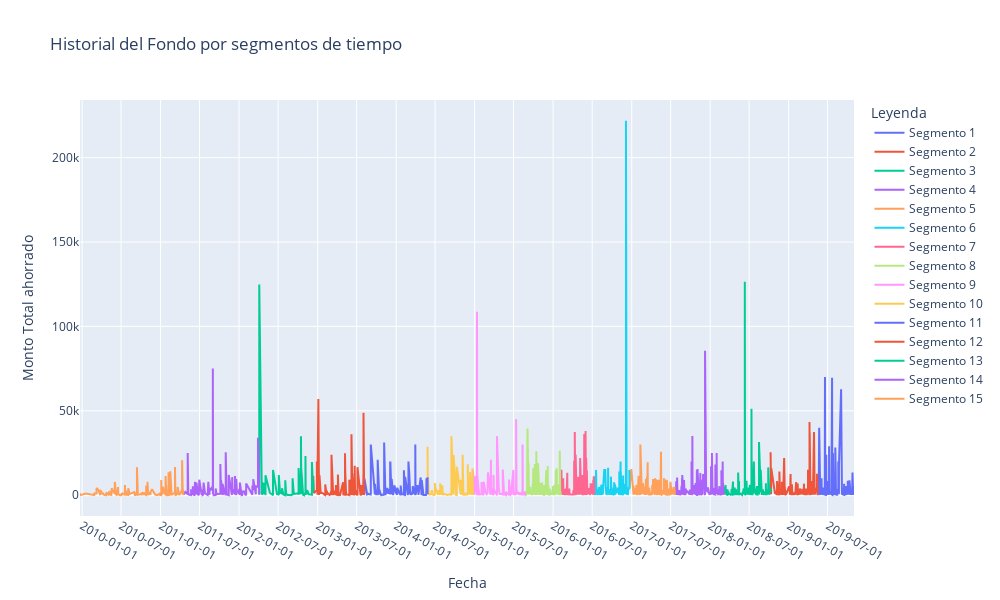

The code cell stored with this chart in its notebook:
### Code cell
# Número de divisiones que quieres
n = 15  # Puedes ajustar este valor

# Definir el tamaño de cada segmento
segment_size = len(df) // n

# Crear una lista para almacenar los subconjuntos en orden descendente
subsets = []

# Crear los subconjuntos en orden descendente y almacenarlos en la lista
for i in range(n):
    start_idx = i * segment_size
    if i < n - 1:
        end_idx = (i + 1) * segment_size
    else:
        end_idx = len(df)  # Asegura que el último segmento llegue hasta el final
    
    # Crear subconjunto y añadirlo al principio de la lista (para orden descendente)
    subset = df.iloc[start_idx:end_idx]
    subsets.insert(0, subset)  # Usamos insert(0, ...) para que el subconjunto más reciente esté al inicio

# Crear la figura
fig = go.Figure()

# Añadir trazos para cada subconjunto, con numeración descendente
for i, subset in enumerate(subsets):
    # Añadir la línea del subconjunto correspondiente, con numeración descendente
    fig.add_trace(go.Scatter(x=subset['Payment Date'], 
                             y=subset[' Amount'], 
                             mode='lines', 
                             name=f'Segmento {i+1}'))  # La numeración ahora es ascendente en el orden visual

# Configurar el formato del eje x para las fechas
fig.update_xaxes(
    tickformat='%Y-%m-%d',
    tickmode='auto',
    nticks=20  # ajusta según la cantidad de etiquetas de fecha que quieras mostrar
)

# Añadir títulos y etiquetas
fig.update_layout(
    title='Historial del Fondo por segmentos de tiempo',
    xaxis_title='Fecha',
    yaxis_title='Monto Total ahorrado',
    legend_title='Leyenda',
    width=1000,
    height=600
)

# Mostrar el gráfico
fig.show()

### Figure 1 — Plotly figure (JSON) as saved in the notebook; plotly's stock layout.template omitted (floating-point values rounded to 4 significant figures; data arrays with more than 128 entries replaced by an {"elided": "..."} marker saying what was removed)
{"data": [{"mode": "lines", "name": "Segmento 1", "type": "scatter", "x": {"elided": "245 str values"}, "y": {"elided": "245 float values"}}, {"mode": "lines", "name": "Segmento 2", "type": "scatter", "x": {"elided": "240 str values"}, "y": {"elided": "240 float values"}}, {"mode": "lines", "name": "Segmento 3", "type": "scatter", "x": {"elided": "240 str values"}, "y": {"elided": "240 float values"}}, {"mode": "lines", "name": "Segmento 4", "type": "scatter", "x": {"elided": "240 str values"}, "y": {"elided": "240 float values"}}, {"mode": "lines", "name": "Segmento 5", "type": "scatter", "x": {"elided": "240 str values"}, "y": {"elided": "240 float values"}}, {"mode": "lines", "name": "Segmento 6", "type": "scatter", "x": {"elided": "240 str values"}, "y": {"elided": "240 float values"}}, {"mode": "lines", "name": "Segmento 7", "type": "scatter", "x": {"elided": "240 str values"}, "y": {"elided": "240 float values"}}, {"mode": "lines", "name": "Segmento 8", "type": "scatter", "x": {"elided": "240 str values"}, "y": {"elided": "240 float values"}}, {"mode": "lines", "name": "Segmento 9", "type": "scatter", "x": {"elided": "240 str values"}, "y": {"elided": "240 float values"}}, {"mode": "lines", "name": "Segmento 10", "type": "scatter", "x": {"elided": "240 str values"}, "y": {"elided": "240 float values"}}, {"mode": "lines", "name": "Segmento 11", "type": "scatter", "x": {"elided": "240 str values"}, "y": {"elided": "240 float values"}}, {"mode": "lines", "name": "Segmento 12", "type": "scatter", "x": {"elided": "240 str values"}, "y": {"elided": "240 float values"}}, {"mode": "lines", "name": "Segmento 13", "type": "scatter", "x": {"elided": "240 str values"}, "y": {"elided": "240 float values"}}, {"mode": "lines", "name": "Segmento 14", "type": "scatter", "x": {"elided": "240 str values"}, "y": {"elided": "240 float values"}}, {"mode": "lines", "name": "Segmento 15", "type": "scatter", "x": {"elided": "240 str values"}, "y": {"elided": "240 float values"}}], "layout": {"height": 600, "legend": {"title": {"text": "Leyenda"}}, "title": {"text": "Historial del Fondo por segmentos de tiempo"}, "width": 1000, "xaxis": {"nticks": 20, "tickformat": "%Y-%m-%d", "tickmode": "auto", "title": {"text": "Fecha"}}, "yaxis": {"title": {"text": "Monto Total ahorrado"}}}}
